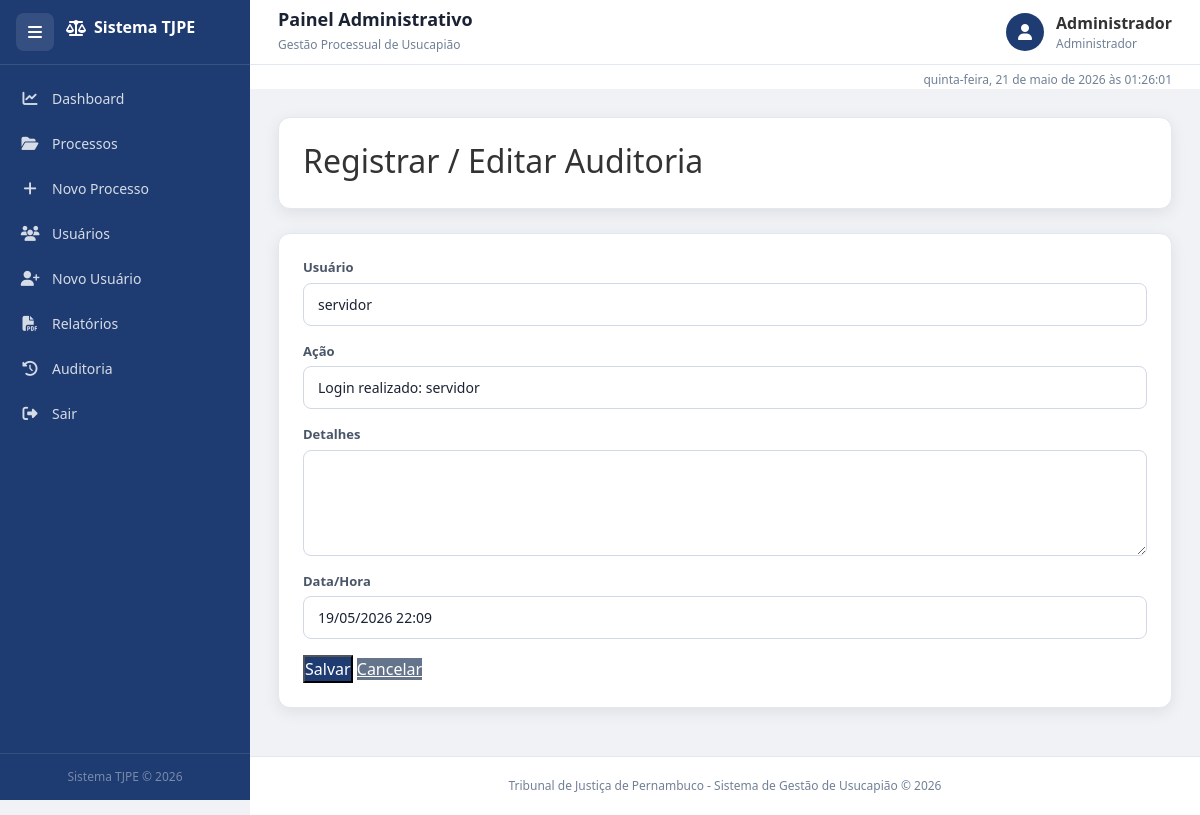
/auditoria/editar/24 (signed in), run on the app's committed database.
### tables this page shows
CREATE TABLE auditoria (
        id INTEGER PRIMARY KEY AUTOINCREMENT,
        acao TEXT,
        data TEXT
    , usuario TEXT, detalhes TEXT, data_hora TEXT);

### projeto_tj.py (the view, shortened to what this page needs)
@app.route("/auditoria/editar/<int:id>", methods=["GET", "POST"])
@login_required
@require_permission(["Administrador"])
def editar_auditoria(id):
    conn = get_db_connection()
    log = conn.execute("SELECT * FROM auditoria WHERE id = ?", (id,)).fetchone()
    if not log:
        conn.close()
        flash("Registro não encontrado.", "danger")
        return redirect(url_for("auditoria"))
    d = dict(log)
    log_norm = {
        "id": d.get("id"),
        "usuario": d.get("usuario") or "",
        "acao": d.get("acao") or "",
        "detalhes": d.get("detalhes") or "",
        "data_hora": d.get("data_hora") or d.get("data") or ""
    }
    conn.close()
    return render_template("auditoria_form.html", log=log_norm)

### projeto_tj.py (called while the page is built, shortened)
def get_db_connection():
    conn = sqlite3.connect(DATABASE)
    conn.row_factory = sqlite3.Row
    return conn

def login_required(f):
    @wraps(f)
    def decorated_function(*args, **kwargs):
        return f(*args, **kwargs)
    return decorated_function

def require_permission(perfis_permitidos):
    def decorator(f):
        @wraps(f)
        def decorated_function(*args, **kwargs):
            if "perfil" not in session or session["perfil"] not in perfis_permitidos:
                flash(
                    "Acesso negado. Permissão insuficiente.",
                    "danger"
                )
                return redirect(url_for("dashboard"))
            return f(*args, **kwargs)
        return decorated_function
    return decorator

### templates/auditoria_form.html
{% extends 'base.html' %}
{% block content %}
<div class="fade-in">
    <div class="card-box mb-4">
        <h2 class="mb-1">Registrar / Editar Auditoria</h2>
    </div>
    <div class="card-box">
        <form method="post">
            <div class="mb-3">
                <label class="form-label">Usuário</label>
                <input type="text" name="usuario" class="form-control" value="{{ log.usuario if log else session.usuario_nome }}">
            </div>
            <div class="mb-3">
                <label class="form-label">Ação</label>
                <input type="text" name="acao" class="form-control" value="{{ log.acao if log else '' }}" required>
            </div>
            <div class="mb-3">
                <label class="form-label">Detalhes</label>
                <textarea name="detalhes" class="form-control" rows="4">{{ log.detalhes if log else '' }}</textarea>
            </div>
            <div class="mb-3">
                <label class="form-label">Data/Hora</label>
                <input type="text" name="data_hora" class="form-control" value="{{ log.data_hora if log else '' }}">
            </div>
            <div>
                <button class="btn-primary">Salvar</button>
                <a href="/auditoria" class="btn-secondary">Cancelar</a>
            </div>
        </form>
    </div>
</div>
{% endblock %}

### static/css/style.css (style rules this page uses)
*, *::before, *::after { box-sizing: border-box; margin: 0; padding: 0; }
html, body { height: 100%; font-family: "Segoe UI", Tahoma, Geneva, Verdana, sans-serif; background: #f0f2f5; color: #333; overflow-x: hidden; scroll-behavior: smooth; }
:root { --sidebar-w: 250px; --sidebar-collapsed: 72px; --topbar-h: 65px; --azul: #1e3c72; --azul2: #2a5298; --azul3: #3a6abf; --branco: #ffffff; --cinza-bg: #f0f2f5; --borda: #e2e8f0; --texto: #1a2233; --texto2: #4a5568; --texto3: #718096; --verde: #2ecc71; --vermelho: #e74c3c; --laranja: #f39c12; --azul-info: #3498db; --radius: 12px; --shadow: 0 4px 16px rgba(0,0,0,0.08); --transition: 0.28s ease; }
.card-box { background: var(--branco); border-radius: var(--radius); box-shadow: var(--shadow); padding: 24px; margin-bottom: 20px; border: 1px solid var(--borda); }
.btn-primary { background: var(--azul); color: #fff; }
.btn-secondary { background: #64748b; color: #fff; }
label.form-label { display: block; font-size: 13px; font-weight: 600; color: var(--texto2); margin-bottom: 5px; }
input.form-control, select.form-select, textarea.form-control { width: 100%; padding: 10px 14px; border: 1px solid #d1d9e6; border-radius: 8px; font-size: 14px; color: var(--texto); background: var(--branco); transition: border 0.15s, box-shadow 0.15s; margin-bottom: 0; height: auto; }
.fade-in { animation: fadeIn .4s ease; }
.mb-1 { margin-bottom: 4px; }
.mb-3 { margin-bottom: 12px; }
.mb-4 { margin-bottom: 16px; }

### data on the page
auditoria: usuario "servidor", acao "Login realizado: servidor", data_hora "19/05/2026 22:09"

### other printed values
{{ session.get('usuario_nome', 'Usuário') }} "Administrador"
{{ session.get('perfil', 'Perfil') }} "Administrador"
